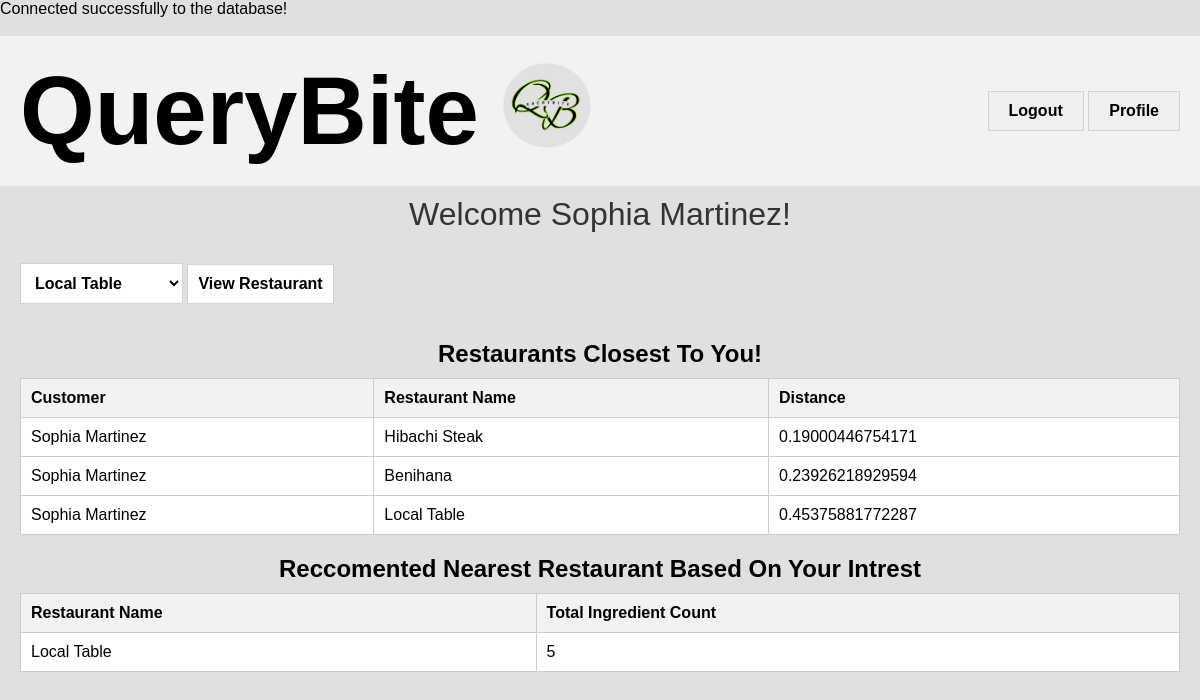
The page /customer_home.php?customer_id=4 on the database its author committed.
### tables this page shows
CREATE TABLE `customers` (
  `Customer_ID` int(11) NOT NULL,
  `Name` varchar(20) NOT NULL,
  `Longitude` float NOT NULL,
  `Latitude` float NOT NULL,
  `username` varchar(25) DEFAULT NULL,
  `pass` varchar(25) DEFAULT NULL
);

CREATE TABLE `restaurant` (
  `Restaurant_ID` int(11) NOT NULL,
  `Name` varchar(100) NOT NULL,
  `Longitude` float DEFAULT NULL,
  `Latitude` float DEFAULT NULL,
  `Rating` decimal(2,1) DEFAULT NULL,
  `open_time` time DEFAULT NULL,
  `close_time` time DEFAULT NULL,
  `total_tables` int(11) DEFAULT NULL
);

### customer_home.php (the view, shortened to what this page needs)
<?php
$customer_id = $_GET['customer_id'];
include 'dp_connection.php';
$customer_query = $conn->prepare("SELECT Name FROM customers WHERE Customer_ID = :customer_id");
$customer_query->bindParam(':customer_id', $customer_id, PDO::PARAM_INT);
$customer_query->execute();
$customer = $customer_query->fetch(PDO::FETCH_ASSOC);
$customer_name = $customer['Name'] ?? 'Guest';
$restaurant_query = $conn->prepare("SELECT Restaurant_ID, name FROM restaurant");
$restaurant_query->execute();
$restaurant_names = $restaurant_query->fetchAll(PDO::FETCH_ASSOC);
$reservations = [];
$ingredients = [];
if ($customer_id) {
    $reservation_query = $conn->prepare("SELECT c.Name AS Customer_Name, r.Restaurant_ID, r.Name AS Restaurant_Name,
        SQRT(POWER(c.Longitude - r.Longitude, 2) + POWER(c.Latitude - r.Latitude, 2)) AS Distance
        FROM customers AS c
        JOIN restaurant AS r ON (SELECT COUNT(*) FROM restaurant AS r2
        WHERE SQRT(POWER(c.Longitude - r2.Longitude, 2) + POWER(c.Latitude - r2.Latitude, 2))
        < SQRT(POWER(c.Longitude - r.Longitude, 2) + POWER(c.Latitude - r.Latitude, 2)) AND c.Customer_ID = c.Customer_ID) < 3
        && c.Customer_ID = :customer_id ORDER BY c.Customer_ID, Distance;");
    $reservation_query->bindParam(':customer_id', $customer_id, PDO::PARAM_INT);
    $reservation_query->execute();
    $reservations = $reservation_query->fetchAll(PDO::FETCH_ASSOC);
    $ingredient_query = $conn->prepare("SELECT f.Restaurant_Name, Max(Total_Ingredient_Count)
        FROM ( SELECT t1.Restaurant_Name, COUNT(t1.Ingredient_Count) AS Total_Ingredient_Count
        FROM (SELECT r.Restaurant_ID, r.Name AS Restaurant_Name, i.Name AS Ingredient_Name, i.ingredient_ID, COUNT(di.ingredient_ID) AS Ingredient_Count
        FROM restaurant r
        JOIN menu m ON r.Restaurant_ID = m.Restaurant_ID
        JOIN dish d ON m.Menu_ID = d.Menu_ID
        JOIN dishingredients di ON d.Dish_ID = di.Dish_ID
        JOIN ingredients i ON di.ingredient_ID = i.ingredient_ID
        GROUP BY r.Restaurant_ID, r.Name, i.Name, i.ingredient_ID) t1
        JOIN (SELECT c.Customer_ID, i.ingredient_ID
        FROM customers c
        JOIN favoritemeal fm ON c.Customer_ID = fm.Customer_ID
        JOIN dishingredients di ON fm.Dish_ID = di.Dish_ID
        JOIN ingredients i ON di.ingredient_ID = i.ingredient_ID) t2
        ON t1.ingredient_ID = t2.ingredient_ID
        WHERE t2.Customer_ID = :customer_id
        GROUP BY t1.Restaurant_Name
        ORDER BY Total_Ingredient_Count DESC) f;");
    $ingredient_query->bindParam(':customer_id', $customer_id, PDO::PARAM_INT);
    $ingredient_query->execute();
    $ingredients = $ingredient_query->fetchAll(PDO::FETCH_ASSOC);
}
?>
<!DOCTYPE html>
<html lang="en">
<head>
</head>
<body>
    <div class="header">
        <h1>QueryBite <img src="imagefiles/Q2.png" alt="Logo"></h1>
        <div class="buttons">
            <button onclick="location.href='login.php'">Logout</button>
            <button onclick="location.href='profile.php?customer_id=<?php echo $customer_id; ?>'">Profile</button>
        </div>
    </div>
    <div class="subheading">Welcome <?php echo htmlspecialchars($customer_name); ?>!</div>
    <div class="content">
        <div class="actions">
            <form method="post">
                <select name="restaurant_id">
                    <?php foreach ($restaurant_names as $restaurant): ?>
                        <option value="<?php echo $restaurant['Restaurant_ID']; ?>">
                            <?php echo htmlspecialchars($restaurant['name']); ?>
                        </option>
                    <?php endforeach; ?>
                </select>
                <button type="submit" name="view_restaurant">View Restaurant</button>
            </form>
        </div>
        <?php if ($customer_id): ?>
            <div class="tables">
    <h2 style="text-align: center; font-weight: bold; margin-bottom: 10px;">Restaurants Closest To You!</h2>
    <table>
        <thead>
            <tr>
                <th>Customer</th>
                <th>Restaurant Name</th>
                <th>Distance</th>
            </tr>
        </thead>
        <tbody>
            <?php foreach ($reservations as $reservation): ?>
                <tr>
                    <td><?php echo htmlspecialchars($reservation['Customer_Name'] ?? 'N/A'); ?></td>
                    <td><?php echo htmlspecialchars($reservation['Restaurant_Name'] ?? 'N/A'); ?></td>
                    <td><?php echo htmlspecialchars($reservation['Distance'] ?? 'N/A'); ?></td>
                </tr>
            <?php endforeach; ?>
        </tbody>
    </table>
    <h2 style="text-align: center; font-weight: bold; margin-top: 20px; margin-bottom: 10px;">Reccomented Nearest Restaurant Based On Your Intrest</h2>
    <table>
        <thead>
            <tr>
                <th>Restaurant Name</th>
                <th>Total Ingredient Count</th>
            </tr>
        </thead>
        <tbody>
            <?php foreach ($ingredients as $ingredient): ?>
                <tr>
                    <td><?php echo htmlspecialchars($ingredient['Restaurant_Name'] ?? 'N/A'); ?></td>
                    <td><?php echo htmlspecialchars($ingredient['Max(Total_Ingredient_Count)'] ?? 'N/A'); ?></td>
                </tr>
            <?php endforeach; ?>
        </tbody>
    </table>
</div>
        <?php endif; ?>
    </div>
</body>
</html>

### customer_home.php (style rules this page uses)
body { background-color: #e0e0e0; font-family: Arial, sans-serif; margin: 0; }
.header { display: flex; align-items: center; padding: 20px; background-color: #f2f2f2; }
.header h1 { flex: 1; text-align: left; font-size: 6em; margin: 0; display: flex; align-items: center; }
.header h1 img { margin-left: 20px; width: 100px; height: 100px; }
.header .buttons { margin-left: auto; }
.header .buttons button { padding: 10px 20px; font-size: 1em; font-weight: bold; cursor: pointer; border: 1px solid lightgray; }
.subheading { text-align: center; font-size: 2em; margin: 10px 0; color: #333; }
.content { padding: 20px; }
.content .actions { display: flex; justify-content: space-between; margin-bottom: 20px; }
.content .actions button, .content .actions select, .content .actions input { padding: 10px; font-size: 1em; font-weight: bold; cursor: pointer; border: 1px solid lightgray; background-color: #fff; }
.tables { display: block; gap: 20px; }
.tables table { width: 100%; border-collapse: collapse; margin-bottom: 20px; background-color: #fff; }
.tables th, .tables td { padding: 10px; border: 1px solid #ccc; text-align: left; }
.tables th { background-color: #f2f2f2; }

### rows shown on the page
customers: Name "Sophia Martinez", restaurant.Name "Hibachi Steak", Distance "0.19000446754171", restaurant.Name "Benihana", Distance "0.23926218929594", restaurant.Name "Local Table", Distance "0.45375881772287"

### other values the page prints
$ingredient['Restaurant_Name'] "Local Table"
$ingredient['Max(Total_Ingredient_Count)'] "5"
form field restaurant_id "Local Table"
